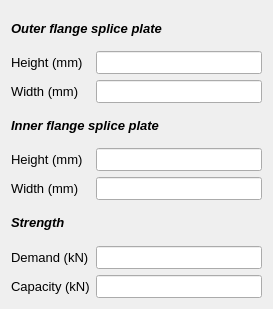
<?xml version="1.0" encoding="UTF-8"?>
<ui version="4.0">
 <class>Dialog</class>
 <widget class="QDialog" name="Dialog">
  <property name="geometry">
   <rect>
    <x>0</x>
    <y>0</y>
    <width>273</width>
    <height>309</height>
   </rect>
  </property>
  <property name="windowTitle">
   <string>Flange splice plate</string>
  </property>
  <layout class="QGridLayout" name="gridLayout">
   <item row="1" column="1">
    <widget class="QLineEdit" name="txt_outer_plateHeight">
     <property name="font">
      <font>
       <pointsize>10</pointsize>
       <weight>50</weight>
       <bold>false</bold>
      </font>
     </property>
     <property name="readOnly">
      <bool>true</bool>
     </property>
    </widget>
   </item>
   <item row="3" column="0" colspan="2">
    <widget class="QLabel" name="label_3">
     <property name="font">
      <font>
       <pointsize>10</pointsize>
       <weight>75</weight>
       <italic>true</italic>
       <bold>true</bold>
      </font>
     </property>
     <property name="text">
      <string>Inner flange splice plate</string>
     </property>
    </widget>
   </item>
   <item row="8" column="1">
    <widget class="QLineEdit" name="txt_plateCapacity">
     <property name="font">
      <font>
       <pointsize>10</pointsize>
       <weight>50</weight>
       <bold>false</bold>
      </font>
     </property>
     <property name="readOnly">
      <bool>true</bool>
     </property>
    </widget>
   </item>
   <item row="0" column="0" colspan="2">
    <widget class="QLabel" name="label">
     <property name="font">
      <font>
       <pointsize>10</pointsize>
       <weight>75</weight>
       <italic>true</italic>
       <bold>true</bold>
      </font>
     </property>
     <property name="text">
      <string>Outer flange splice plate</string>
     </property>
    </widget>
   </item>
   <item row="8" column="0">
    <widget class="QLabel" name="label_164">
     <property name="font">
      <font>
       <pointsize>10</pointsize>
       <weight>50</weight>
       <bold>false</bold>
      </font>
     </property>
     <property name="focusPolicy">
      <enum>Qt::NoFocus</enum>
     </property>
     <property name="text">
      <string>&lt;html&gt;&lt;head/&gt;&lt;body&gt;&lt;p&gt;Capacity (kN)&lt;/p&gt;&lt;/body&gt;&lt;/html&gt;</string>
     </property>
    </widget>
   </item>
   <item row="7" column="0">
    <widget class="QLabel" name="label_163">
     <property name="font">
      <font>
       <pointsize>10</pointsize>
       <weight>50</weight>
       <bold>false</bold>
      </font>
     </property>
     <property name="focusPolicy">
      <enum>Qt::NoFocus</enum>
     </property>
     <property name="text">
      <string>&lt;html&gt;&lt;head/&gt;&lt;body&gt;&lt;p&gt;Demand (kN)&lt;/p&gt;&lt;/body&gt;&lt;/html&gt;</string>
     </property>
    </widget>
   </item>
   <item row="2" column="0">
    <widget class="QLabel" name="label_2">
     <property name="font">
      <font>
       <pointsize>10</pointsize>
       <weight>50</weight>
       <bold>false</bold>
      </font>
     </property>
     <property name="text">
      <string>Width (mm)</string>
     </property>
    </widget>
   </item>
   <item row="2" column="1">
    <widget class="QLineEdit" name="txt_outer_plateWidth">
     <property name="font">
      <font>
       <pointsize>10</pointsize>
       <weight>50</weight>
       <bold>false</bold>
      </font>
     </property>
     <property name="readOnly">
      <bool>true</bool>
     </property>
    </widget>
   </item>
   <item row="1" column="0">
    <widget class="QLabel" name="plateHeight">
     <property name="font">
      <font>
       <pointsize>10</pointsize>
       <weight>50</weight>
       <bold>false</bold>
      </font>
     </property>
     <property name="text">
      <string>Height (mm)</string>
     </property>
    </widget>
   </item>
   <item row="6" column="0">
    <widget class="QLabel" name="label_162">
     <property name="font">
      <font>
       <pointsize>10</pointsize>
       <weight>75</weight>
       <italic>true</italic>
       <bold>true</bold>
      </font>
     </property>
     <property name="focusPolicy">
      <enum>Qt::NoFocus</enum>
     </property>
     <property name="text">
      <string>&lt;html&gt;&lt;head/&gt;&lt;body&gt;&lt;p&gt;Strength&lt;/p&gt;&lt;/body&gt;&lt;/html&gt;</string>
     </property>
    </widget>
   </item>
   <item row="7" column="1">
    <widget class="QLineEdit" name="txt_plateDemand">
     <property name="font">
      <font>
       <pointsize>10</pointsize>
       <weight>50</weight>
       <bold>false</bold>
      </font>
     </property>
     <property name="readOnly">
      <bool>true</bool>
     </property>
    </widget>
   </item>
   <item row="4" column="1">
    <widget class="QLineEdit" name="txt_inner_plateHeight">
     <property name="font">
      <font>
       <pointsize>10</pointsize>
      </font>
     </property>
    </widget>
   </item>
   <item row="4" column="0">
    <widget class="QLabel" name="label_4">
     <property name="font">
      <font>
       <pointsize>10</pointsize>
      </font>
     </property>
     <property name="text">
      <string>Height (mm)</string>
     </property>
    </widget>
   </item>
   <item row="5" column="0">
    <widget class="QLabel" name="label_5">
     <property name="font">
      <font>
       <pointsize>10</pointsize>
      </font>
     </property>
     <property name="text">
      <string>Width (mm)</string>
     </property>
    </widget>
   </item>
   <item row="5" column="1">
    <widget class="QLineEdit" name="txt_inner_plateWidth">
     <property name="font">
      <font>
       <pointsize>10</pointsize>
      </font>
     </property>
    </widget>
   </item>
  </layout>
 </widget>
 <resources/>
 <connections/>
</ui>
